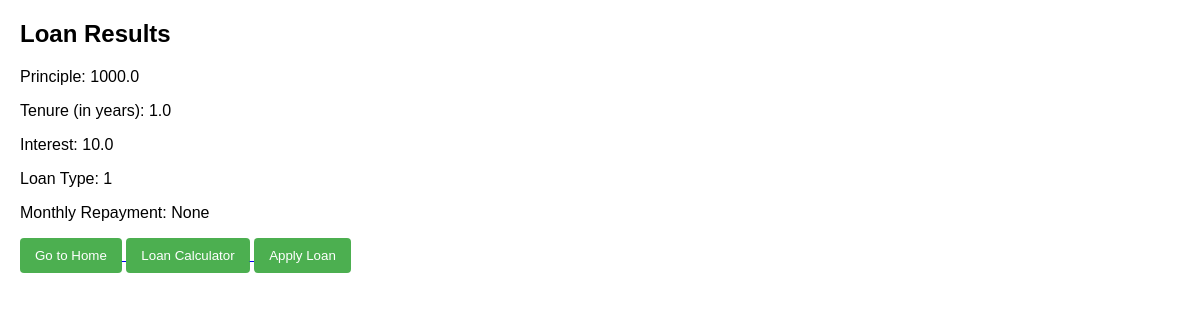
/loan_calculator/results/1/, run on the app's committed database.
### loan_calculator/models.py (models this page shows)
class Loan(models.Model):
    principle = models.FloatField()
    tenure = models.FloatField()
    interest = models.FloatField()
    loan_type = models.CharField(max_length=2, choices=[("1", "Plan 1 Compound intrest"),("2", "Plan2 Simple intrest")])
    monthly_repayment = models.DecimalField(max_digits=10, decimal_places=2, null=True, blank=True)

### loan_calculator/views.py (the view)
# urls.py: path('results/<int:loan_id>/', LoanResultsView.as_view(), name='results'),
class LoanResultsView(View):
    def get(self, request, loan_id):
        loan = get_object_or_404(Loan, id=loan_id)
        return render(request, 'loan_calculator/results.html', {'loan': loan})

### loan_calculator/templates/loan_calculator/results.html (shortened to what this page needs)
<!DOCTYPE html>
<html lang="en">
<head>
    {% load static %}
    <link rel="stylesheet" href="{% static 'css/styles.css' %}">
</head>
<body>
<h2>Loan Results</h2>
<p>Principle: {{ loan.principle }}</p>
<p>Tenure (in years): {{ loan.tenure }}</p>
<p>Interest: {{ loan.interest }}</p>
<p>Loan Type: {{ loan.loan_type }}</p>
<p>Monthly Repayment: {{ loan.monthly_repayment }}</p>
<a href="{% url 'loan_calculator:home' %}">
<button type= button>Go to Home</button>
</a>
<a href="{% url 'loan_calculator:calculate_loan' %}">
    <button>Loan Calculator</button>
</a>
<a href="{% url 'loan_calculator:apply_loan' %}">
    <button>Apply Loan</button>
</a>
</body>
</html>

### loan_calculator/static/css/styles.css (style rules this page uses)
body { font-family: Arial, sans-serif; margin: 20px; }
button { background-color: #4CAF50; color: white; padding: 10px 15px; border: none; border-radius: 4px; cursor: pointer; }

### data on the page
Loan: principle "1000.0", tenure "1.0", interest "10.0", loan_type "1", monthly_repayment "None"
